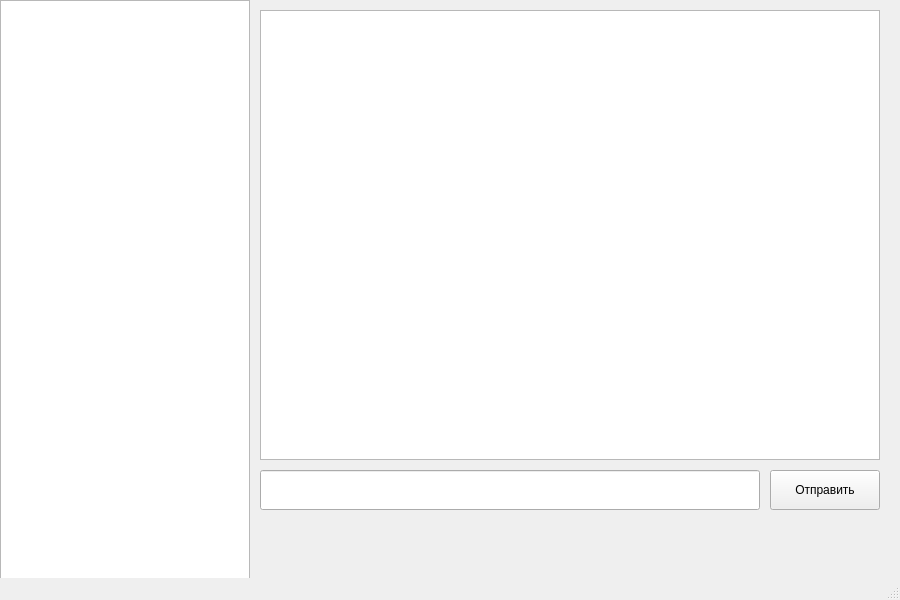
<?xml version="1.0" encoding="UTF-8"?>
<ui version="4.0">
 <class>MainWindow</class>
 <widget class="QMainWindow" name="MainWindow">
  <property name="geometry">
   <rect>
    <x>0</x>
    <y>0</y>
    <width>900</width>
    <height>600</height>
   </rect>
  </property>
  <property name="windowTitle">
   <string>Чаты</string>
  </property>

  <widget class="QWidget" name="centralwidget">

   <widget class="QListWidget" name="listWidget">
    <property name="geometry">
     <rect>
      <x>0</x>
      <y>0</y>
      <width>250</width>
      <height>600</height>
     </rect>
    </property>
   </widget>

   <widget class="QTextBrowser" name="textBrowser">
    <property name="geometry">
     <rect>
      <x>260</x>
      <y>10</y>
      <width>620</width>
      <height>450</height>
     </rect>
    </property>
   </widget>

   <widget class="QLineEdit" name="lineEdit">
    <property name="geometry">
     <rect>
      <x>260</x>
      <y>470</y>
      <width>500</width>
      <height>40</height>
     </rect>
    </property>
   </widget>

   <widget class="QPushButton" name="pushButton">
    <property name="geometry">
     <rect>
      <x>770</x>
      <y>470</y>
      <width>110</width>
      <height>40</height>
     </rect>
    </property>
    <property name="text">
     <string>Отправить</string>
    </property>
   </widget>

  </widget>

  <widget class="QMenuBar" name="menubar"/>
  <widget class="QStatusBar" name="statusbar"/>
 </widget>
 <resources/>
 <connections/>
</ui>
